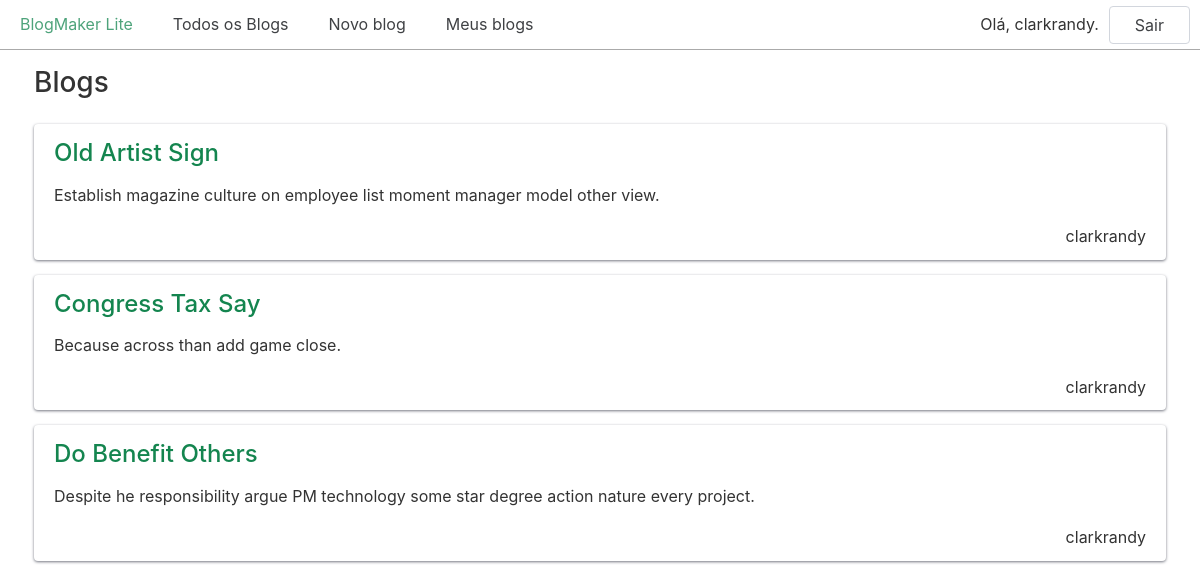
Screenshot of /meus_blogs/ (signed in) with the database file from the repository.
### blogs/models.py (models this page shows, shortened)
class Blog(models.Model):
    title = models.CharField(max_length=200)
    description = models.TextField()
    date_added = models.DateTimeField(auto_now_add=True)
    owner = models.ForeignKey(User, on_delete=models.CASCADE) ## adicionado para controlar o 'dono' do Blog

### blogs/views.py (the view)
# urls.py: path("meus_blogs/", views.meus_blogs, name="meus_blogs"),
@login_required
def meus_blogs(request):
    meus_blogs = Blog.objects.filter(owner=request.user)
    context = {"blogs": meus_blogs}
    return render(request, "blogs/blogs.html", context)

### blogs/templates/blogs/blogs.html
{% extends "blogs/base.html" %}
{% block content %}
  <h2>Blogs</h2>
  {% for blog in blogs %}
    <div class="card">
      <header>
        <h3>
          <a href="{% url 'blogs:blog' blog.id %}">{{ blog.title }}</a>
        </h3>
      </header>
      <p>{{ blog.description }}</p>
      <p class="text-right">{{ blog.owner.username }}</p>
    </div>
  {% empty %}
    <h3>Nenhum blog foi adicionado ainda.</h3>
  {% endfor %}
{% endblock content %}

### blogs/templates/blogs/base.html (shortened to what this page needs)
{% load static %}
<!doctype html>
<html lang="en-US">
  <head>
    <link href="{% static 'chota.css' %}" rel="stylesheet" type="text/css">
    <link href="{% static 'custom.css' %}" rel="stylesheet" type="text/css">
  </head>
  <body>
    <nav class="nav">
      <div class="nav-left">
        <a class="active" href="{% url 'blogs:index' %}">BlogMaker Lite</a>
        <a href="{% url 'blogs:blogs' %}">Todos os Blogs</a>
        {% if user.is_authenticated %}
          <a href="{% url 'blogs:new_blog' %}">Novo blog</a>
          <a href="{% url 'blogs:meus_blogs' %}">Meus blogs</a>
        {% endif %}
      </div>
      <div class="nav-right">
        {% if user.is_authenticated %}
          <span class="is-vertical-align">Olá, {{ user.username }}.</span>
          <form action="{% url 'accounts:logout' %}" method="post" class="is-vertical-align">
            <button class="button outline">Sair</button>
          </form>
        {% else %}
          <a href="{% url 'accounts:login' %}">Acessar</a>
          <a href="{% url 'accounts:register' %}">Registrar</a>
        {% endif %}
      </div>
    </nav>
    <div class="container">
      {% block content %}{% endblock content %}
    </div>
  </body>
</html>

### css/chota.css (style rules this page uses)
:root { --bg-color: #fff; --bg-secondary-color: #f3f3f6; --color-primary: #14854f; --color-lightGrey: #d2d6dd; --color-grey: #747681; --color-darkGrey: #3f4144; --color-error: #d43939; --color-success: #28bd14; --grid-maxWidth: 120rem; --grid-gutter: 2rem; --font-size: 1.6rem; --font-color: #333; --font-family-sans: -apple-system, "BlinkMacSystemFont", "Avenir", "Avenir Next", "Segoe UI", "Roboto", "Oxygen", "Ubuntu", "Cantarell", "Fira Sans", "Droid Sans", "Helvetica Neue", sans-serif; --font-family-mono: monaco, "Consolas", "Lucida Console", monospace; }
html { -webkit-box-sizing: border-box; box-sizing: border-box; font-size: 62.5%; line-height: 1.15; -webkit-text-size-adjust: 100%; -moz-text-size-adjust: 100%; -ms-text-size-adjust: 100%; text-size-adjust: 100%; }
*, *::before, *::after { -webkit-box-sizing: inherit; box-sizing: inherit; }
body { background-color: var(--bg-color); line-height: 1.6; font-size: var(--font-size); color: var(--font-color); font-family: "Segoe UI", "Helvetica Neue", sans-serif; font-family: var(--font-family-sans); margin: 0; padding: 0; }
h1, h2, h3, h4, h5, h6 { font-weight: 500; margin: 0.35em 0 0.7em; }
h2 { font-size: 1.75em; }
h3 { font-size: 1.5em; }
a { color: var(--color-primary); text-decoration: none; }
button { font-family: inherit; }
p { margin-top: 0; }
.container { max-width: var(--grid-maxWidth); margin: 0 auto; width: 96%; padding: 0 calc(var(--grid-gutter) / 2); }
.button, [type="button"], [type="reset"], [type="submit"], button { padding: 1rem 2.5rem; color: var(--color-darkGrey); background: var(--color-lightGrey); border-radius: 4px; border: 1px solid transparent; font-size: var(--font-size); line-height: 1; text-align: center; -webkit-transition: opacity 0.2s ease; transition: opacity 0.2s ease; text-decoration: none; -webkit-transform: scale(1); transform: scale(1); display: inline-block; cursor: pointer; }
.button.outline { background-color: transparent; border-color: var(--color-lightGrey); }
::placeholder { color: #bdbfc4; }
.nav { display: -webkit-box; display: -ms-flexbox; display: flex; min-height: 5rem; -webkit-box-align: stretch; -ms-flex-align: stretch; align-items: stretch; }
.nav-center, .nav-left, .nav-right { display: -webkit-box; display: -ms-flexbox; display: flex; -webkit-box-flex: 1; -ms-flex: 1; flex: 1; }
.nav-left { -webkit-box-pack: start; -ms-flex-pack: start; justify-content: flex-start; }
.nav-right { -webkit-box-pack: end; -ms-flex-pack: end; justify-content: flex-end; }
.nav a, .nav .brand { text-decoration: none; display: -webkit-box; display: -ms-flexbox; display: flex; -webkit-box-align: center; -ms-flex-align: center; align-items: center; padding: 1rem 2rem; color: var(--color-darkGrey); }
.nav [aria-current="page"]:not(.button), .nav .active:not(.button) { color: #000; color: var(--color-primary); }
.nav .button { margin: auto 1rem; }
.card { padding: 1rem 2rem; border-radius: 4px; background: var(--bg-color); -webkit-box-shadow: 0 1px 3px var(--color-grey); box-shadow: 0 1px 3px var(--color-grey); }
.card p:last-child { margin: 0; }
.card header > * { margin-top: 0; margin-bottom: 1rem; }
.text-right { text-align: right; }
.is-vertical-align { display: -webkit-box; display: -ms-flexbox; display: flex; -webkit-box-align: center; -ms-flex-align: center; align-items: center; }

### css/custom.css (style rules this page uses)
.nav { border-bottom: 1px solid #aaa; }
.card { margin-bottom: 15px; }

### rows the page displays
Blog: title "Old Artist Sign", description "Establish magazine culture on employee list moment manager model other view.", owner.username "clarkrandy"
Blog: title "Congress Tax Say", description "Because across than add game close.", owner.username "clarkrandy"
Blog: title "Do Benefit Others", description "Despite he responsibility argue PM technology some star degree action nature every project.", owner.username "clarkrandy"

### other values shown
{{ user.username }} "clarkrandy"
